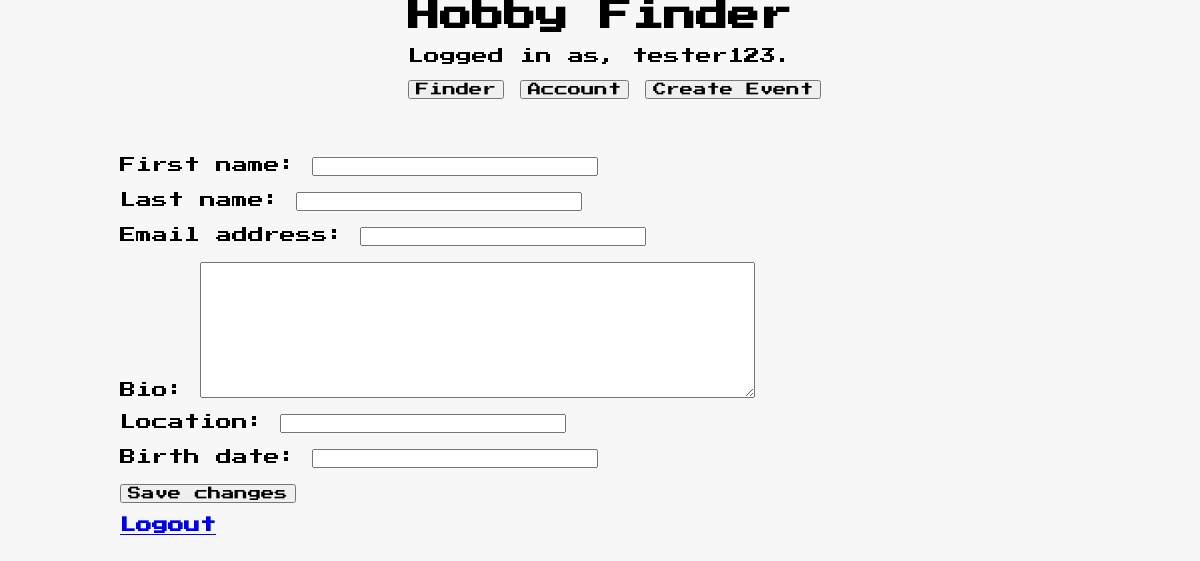
The page /profile/ (signed in) on the database as committed earlier.
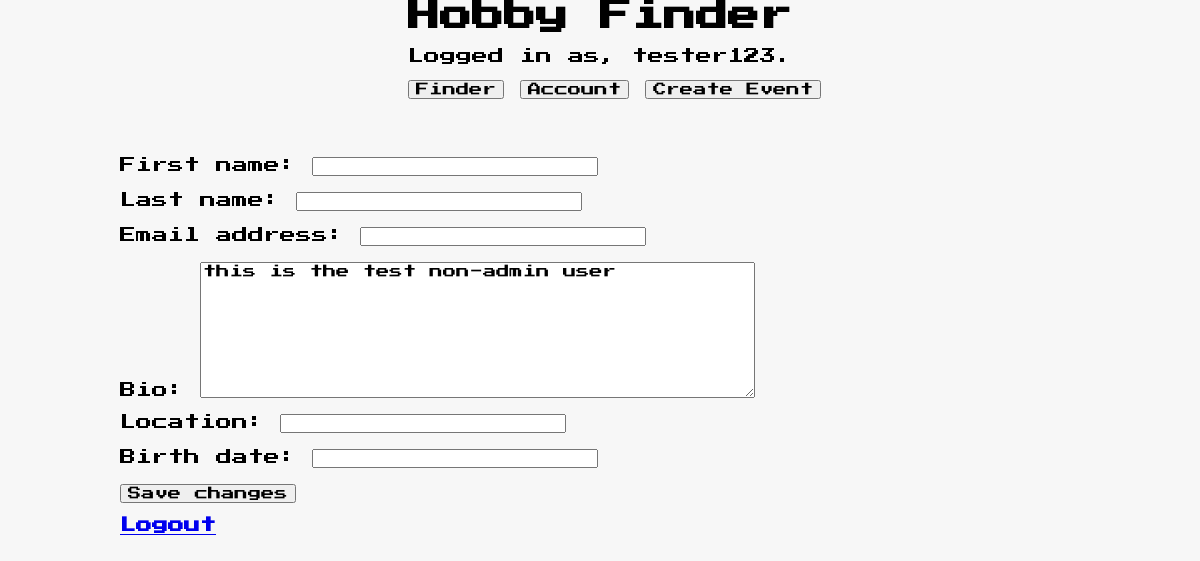
The same page on the database as committed later.
### events/models.py (models this page shows)
class Profile(models.Model):
    user = models.OneToOneField(User, on_delete=models.CASCADE)
    bio = models.TextField(max_length=500, blank=True)
    location = models.CharField(max_length=30, blank=True)
    birth_date = models.DateField(null=True, blank=True)

### hobby_finder/views.py (the view)
# urls.py: path('profile/', views.update_profile),
@login_required(login_url='/login/')
def update_profile(request):
    if request.method == 'POST':
        user_form = UserForm(request.POST, instance=request.user)
        profile_form = ProfileForm(request.POST, instance=request.user.profile)
        if user_form.is_valid() and profile_form.is_valid():
            user_form.save()
            profile_form.save()
            messages.success(
                request, ('Your profile was successfully updated!'), fail_silently=True)
            return redirect(update_profile)
        else:
            messages.error(
                request, ('Please correct the error below.'), fail_silently=True)
    else:
        user_form = UserForm(instance=request.user)
        profile_form = ProfileForm(instance=request.user.profile)
    return render(request, 'profile.html', {
        'user_form': user_form,
        'profile_form': profile_form
    })

### hobby_finder/forms.py
class UserForm(forms.ModelForm):
    class Meta:
        model = User
        fields = ('first_name', 'last_name', 'email')

class ProfileForm(forms.ModelForm):
    class Meta:
        model = Profile
        fields = ('bio', 'location', 'birth_date')

### hobby_finder/templates/profile.html (shortened to what this page needs)
{% extends 'base.html' %}
{% block content %}
    <div class = "profile" style="text-align: left;">
        <form method="post">
            {{ user_form.as_p }}
            {{ profile_form.as_p }}
            <button type="submit">Save changes</button>
        </form>
        <div class = "login">
        <a href="/logout" target="blank"><strong>Logout</strong></a>
        </div>
    </div>
{% endblock %}

Rows that differ between the two databases and show on the page:
now on this page (row edited): Profile: bio "this is the test non-admin user"
